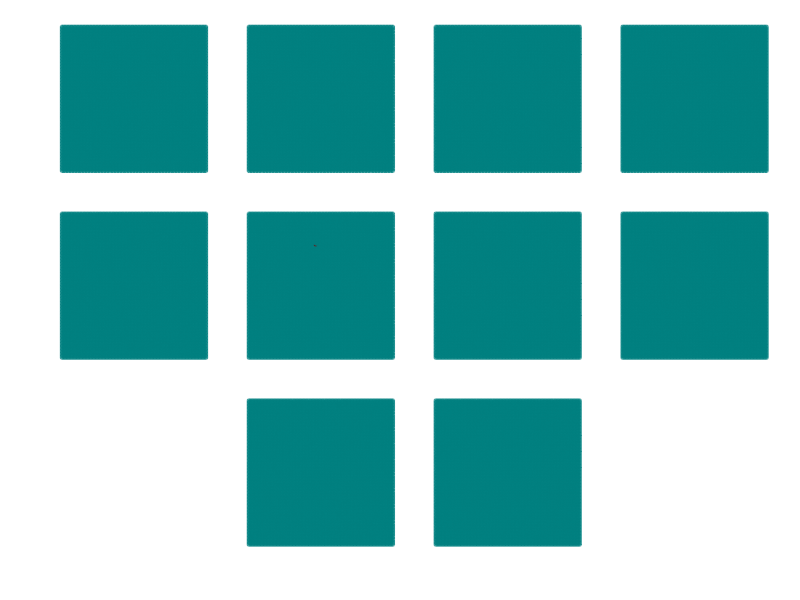
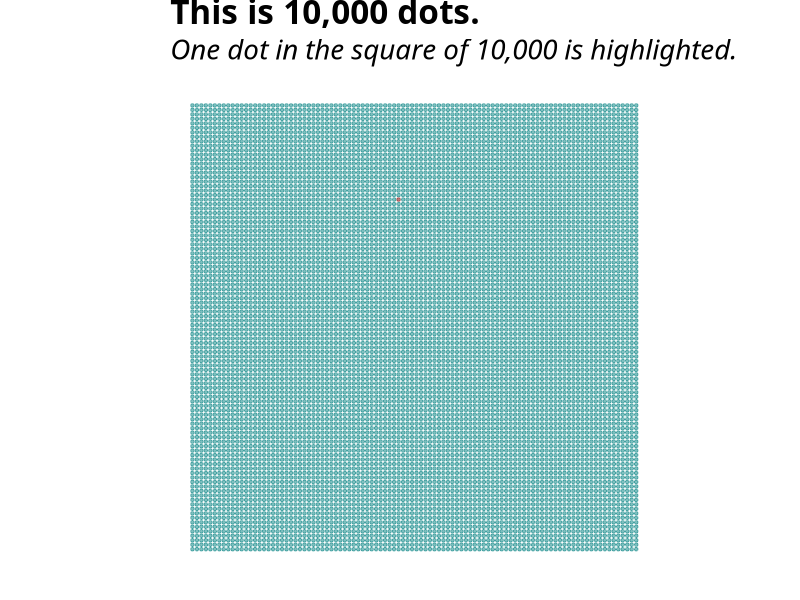
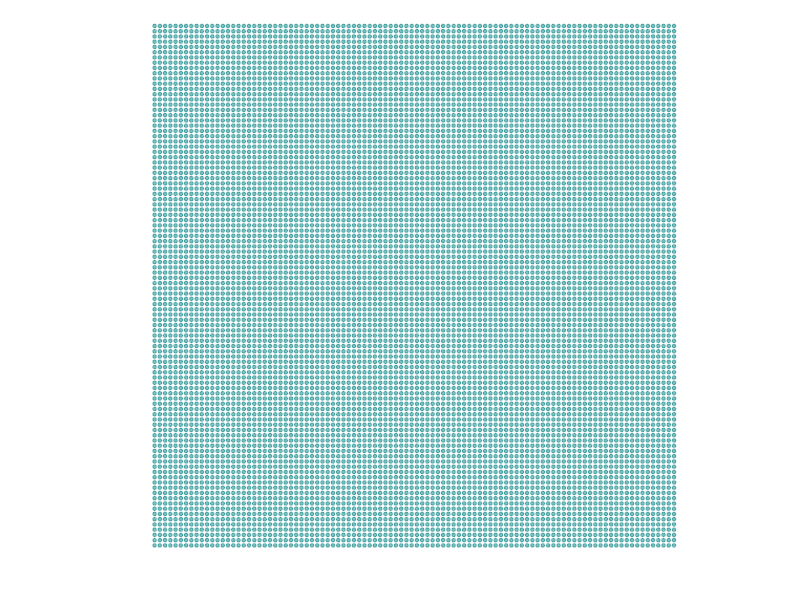
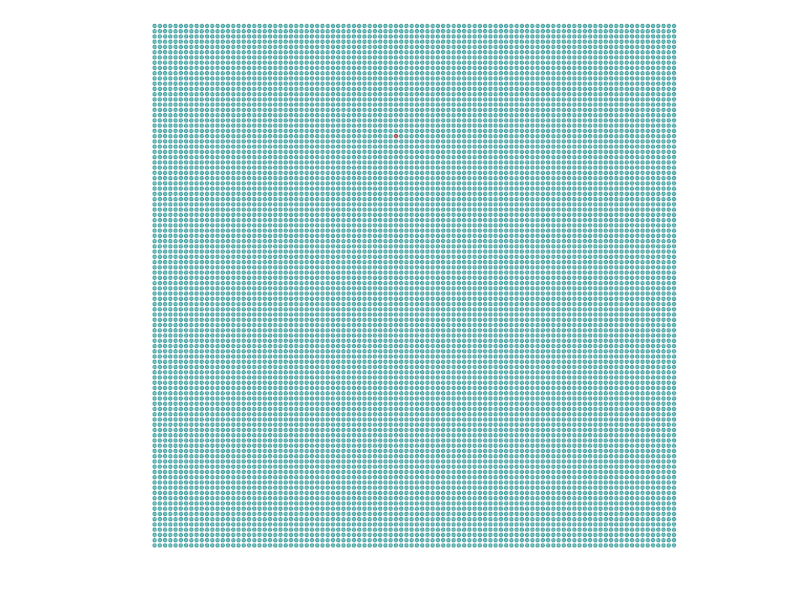

These figures' R source, in order:
## Packages and themes
# First, I install the packages we need
library(tidyverse)
library(patchwork)

# Next, I set the plotting theme
theme_clean3 <- theme_bw(base_family="Gill Sans Nova") + 
  theme(legend.position = "top",
        legend.title = element_text(size = 16),
        legend.text = element_text(size = 16),
        axis.text = element_text(size = 16),
        axis.title = element_text(size = 16),
        plot.title = element_text(size = 24, face = "bold"),
        plot.subtitle = element_text(size = 20, face = "italic", margin = margin(b=12)),
        plot.caption = element_text(size = 14),
        plot.margin = unit(c(.5,.5,.5,.5), "cm"),
        panel.grid.major = element_blank(),
        panel.grid.minor = element_blank(),
        panel.border = element_blank())
theme_set(theme_clean3)

## Create the graphs
# I produce a grid of 10,000 dots
ten_thousand_df <- expand.grid(x = 1:100, y = 1:100) %>%
  as_tibble()

# We produce two sets of graphs, one with a highlighted dot
ten_thousand_gg <- ten_thousand_df %>%
  ggplot(aes(x = x, y = y)) +
  geom_point(colour = "#008080",
             alpha = 0.5,
             size = 0.9) +
  labs(x = "", y = "") +
  theme(axis.text = element_blank(),
        axis.ticks = element_blank(),
        plot.margin = margin(0,0,0,0, unit = "pt")) +
  coord_fixed()

ten_thousand_one_gg <- ten_thousand_df %>%
  ggplot(aes(x = x, y = y)) +
  geom_point(aes(colour = stat(x == 47 & y == 79)),
             alpha = 0.5,
             size = 0.9) +
  scale_colour_manual(values = c("#008080", "#800000")) +
  labs(x = "", y = "") +
  theme(axis.text = element_blank(),
        axis.ticks = element_blank(),
        plot.margin = margin(0,0,0,0, unit = "pt"),
        legend.position = "none") +
  coord_fixed()
  
# We can then produce one graph of 10,000 dots with labels
ten_thousand_dots_gg <- ten_thousand_one_gg +
  labs(title = "This is 10,000 dots.",
       subtitle = "One dot in the square of 10,000 is highlighted.")

# This is an empty plot of the same size
empty_gg <- ten_thousand_df %>%
  ggplot(aes(x = x, y = y)) +
  geom_point(alpha = 0,
             size = 0.9) +
  labs(x = "", y = "") +
  theme(axis.text = element_blank(),
        axis.ticks = element_blank(),
        plot.margin = margin(0,0,0,0, unit = "pt")) +
  coord_fixed()

# Using patchwork, we stitch together these plots
one_hundred_thousand_dots_gg <-
  (ten_thousand_gg|ten_thousand_gg|ten_thousand_gg|ten_thousand_gg)/
  (ten_thousand_gg|ten_thousand_one_gg|ten_thousand_gg|ten_thousand_gg)/
  (empty_gg|ten_thousand_gg|ten_thousand_gg|empty_gg)